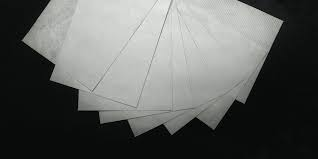
#> input picture Part25/papers.jpg, 318 x 159 px
$ python blog025a.py   (older library calls are emulated)
#> lines starting #> are read from the running program, lines starting #| are printed output that depends on the picture
import cv2
import numpy as np
import matplotlib.pyplot as plt

# Roberts算子步骤
'''
1、主要通过Numpy定义模板，再使用Opencv的filter2D函数实现边缘提取
2、在进行Roberts算子处理之后，还需要调用convertScaleAbs函数计算绝对值，并将图像转换为8位图进行显示
3、调用addWeighted函数计算水平方向和垂直方向的Roberts算子
'''

img = cv2.imread('papers.jpg')
#> img is the input picture: shape (159, 318, 3); mean B, G, R 94.3, 96.4, 94.4
papers_img = cv2.cvtColor(img,cv2.COLOR_BGR2RGB)

# 灰度化处理图像
grayImage = cv2.cvtColor(img,cv2.COLOR_BGR2GRAY)

# Roberts算子
kernelx = np.array([[-1,0],[0,1]],dtype=int)
kernely = np.array([[0,-1],[1,0]],dtype=int)
x = cv2.filter2D(grayImage,cv2.CV_16S,kernelx)
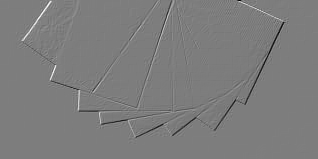
#> x: shape (159, 318) int16; min -153, max 157, mean -0.7; drawn with min black and max white
y = cv2.filter2D(grayImage,cv2.CV_16S,kernely)
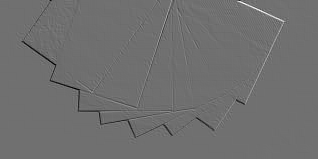
#> y: shape (159, 318) int16; min -149, max 189, mean -0.8; drawn with min black and max white

# 转 uint8
absX = cv2.convertScaleAbs(x)
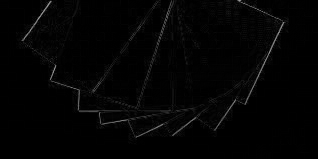
#> absX: shape (159, 318); min 0, max 157, mean 3.6
absY = cv2.convertScaleAbs(y)
Roberts = cv2.addWeighted(absX,0.5,absY,0.5,0)

cv2.imshow('Source',papers_img)
cv2.imshow('Roberts',Roberts)
cv2.waitKey(0)
cv2.destroyAllWindows()
